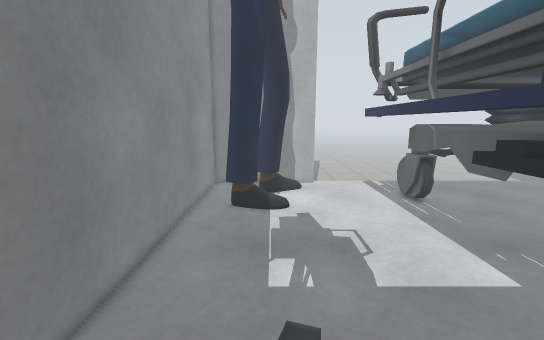
view 1 (above)

17 first-person views from a walk through a Gazebo world. The camera is 0.18 m above the floor, tilts 10° down and sees 90° across. The floor is counted in squares, 0.05 m on a side. Each view is taken from the middle of a square. On the plan, view 1 faces up. The plan holds only what a view shows up to about 20 squares ahead; the rest is blank. The place goes on beyond the plan.

view 2
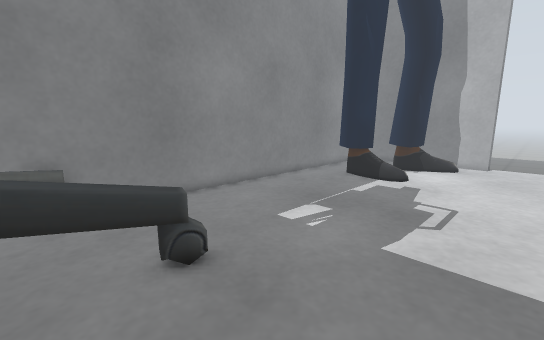

view 3
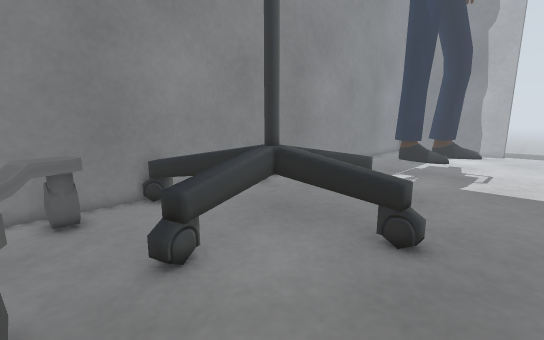

view 4
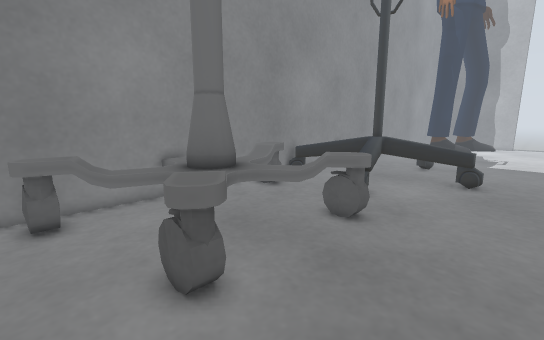

view 5
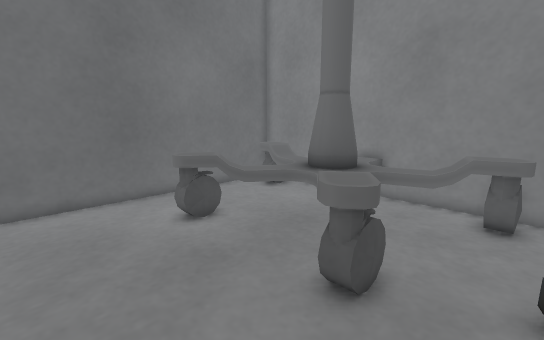

view 6
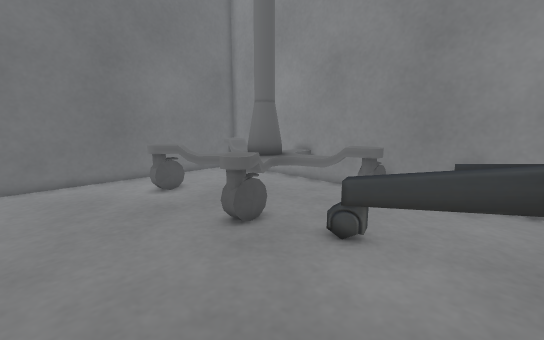

view 7
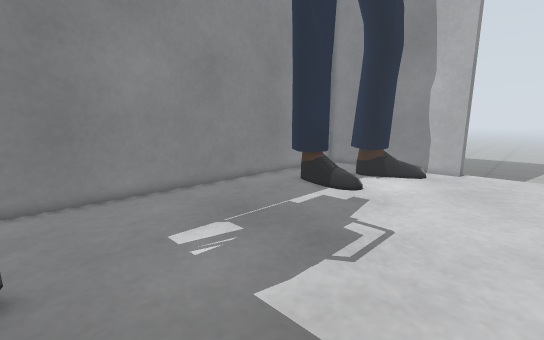

view 8
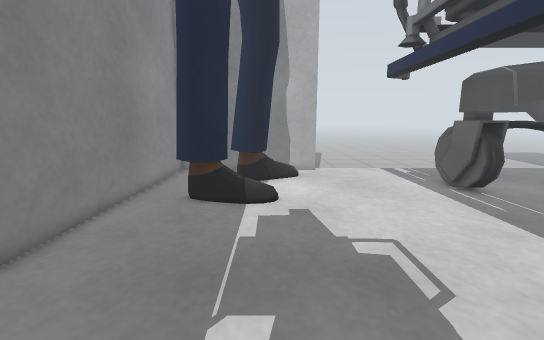

view 9
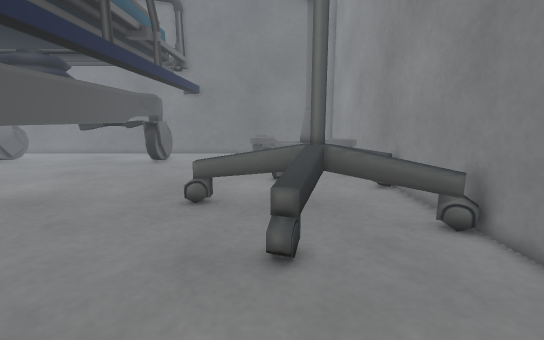

view 10
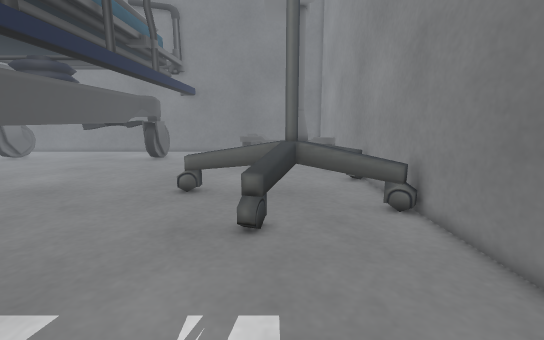

view 11
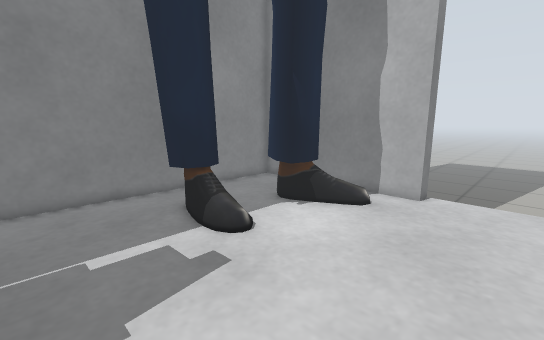

view 12
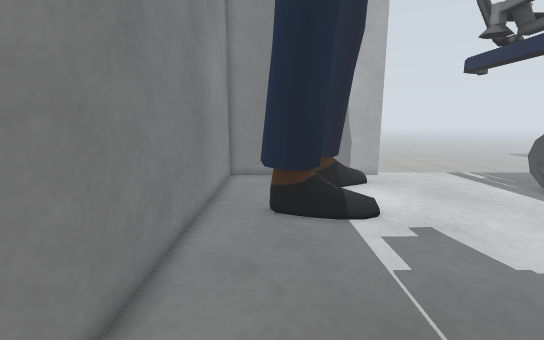

view 13
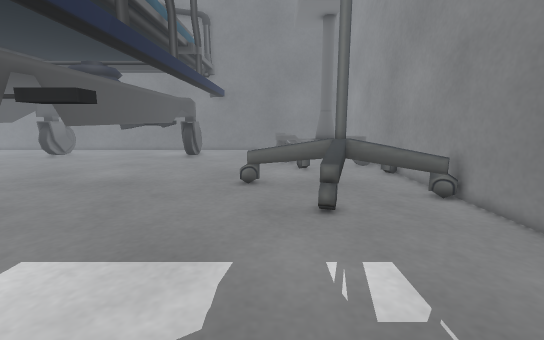

view 14
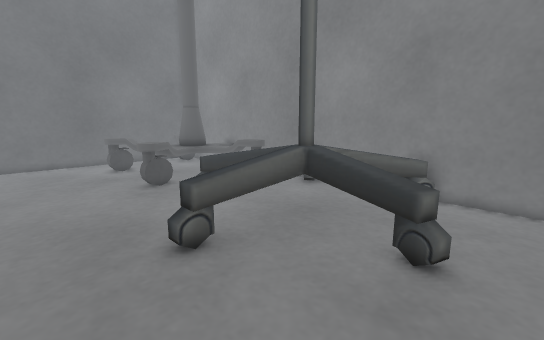

view 15
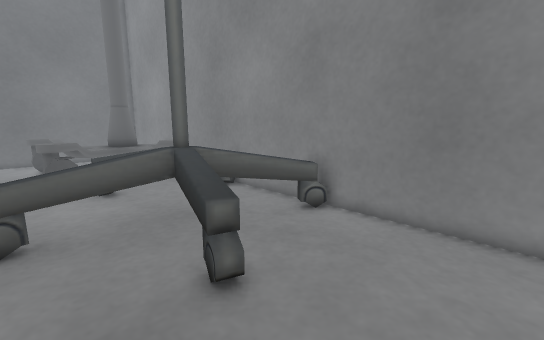

view 16
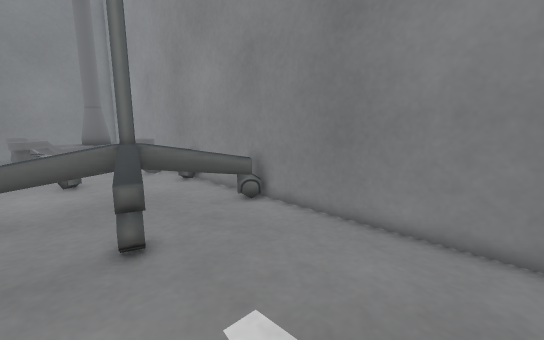

view 17
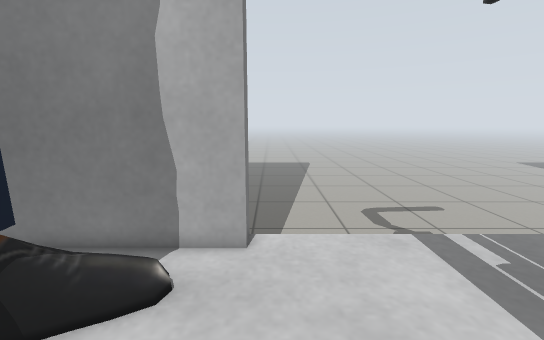

### Floor plan
Key: @ floor where view 1 was taken; # wall or solid block; . main floor; : floor 0.05 m higher than the main floor; + floor 0.1 m higher than the main floor; * floor 0.15 m higher than the main floor; / step, stairs or slope; = window, fence, low wall or low ledge; v drop or lower ground; M monitor; O other object.
Columns run from 6 left of view 1 to 11 right of it. Each row starts with its distance up from view 1.
 28           #.....
 27 v##########....###
 26 #...    .......#
 25 #...  O :......#
 24 #... OOO.......#
 23 #....OOO.......#
 22 #.....OO.......#
 21 #..  ..........#
 20 #..OOO :.......#
 19 #..OOO//.......#
 18 #...OO.........#
 17 #..............#
 16 #..............#
 15 #..............#
 14 #..............#
 13 #..............#
 12 #..............#
 11 #..............#
 10 #..............#
  9 #..............#
  8 #..............#
  7 #..............#
  6 #..............#
  5 #.....M+.......#
  4 #.....MM.......#
  3 vMM...M........#
  2 vMMM.MM........#
  1 v..MMMM........#
  0 v...MM@***+/...#
 -1 v..MMMM........#
 -2 vvMM.MM........#
 -3 vvM...M........#
 -4 #.....Mv.......#
 -5 #.....M+.......#
 -6 v==............#
 -7 v=#=...........#
 -8 v.#=...==......#
 -9 v.==..=##=.....#
-10 v.=====#=......
-11 #==##==........
-12 #==###.........
-13 #==##==........
-14 v.=====#=......
-15 v.==..=##=.....
-16 v.#=...==......
-17 v=#=...........
-18 v==............
-19 v##############

Positions as (right, up) in squares from view 1, and headings:
1: (0, 0), facing up
2: (7, 2), facing up-left
3: (7, -8), facing up-left
4: (7, -18), facing up-left
5: (7, -6), facing down-left
6: (8, -1), facing down-left
7: (8, 6), facing up-left
8: (1, 7), facing up
9: (1, 12), facing down
10: (0, 14), facing down
11: (8, 14), facing up-left
12: (-3, 9), facing up
13: (3, 16), facing down
14: (8, 7), facing down-left
15: (4, 10), facing down-left
16: (3, 13), facing down-left
17: (5, 20), facing up
